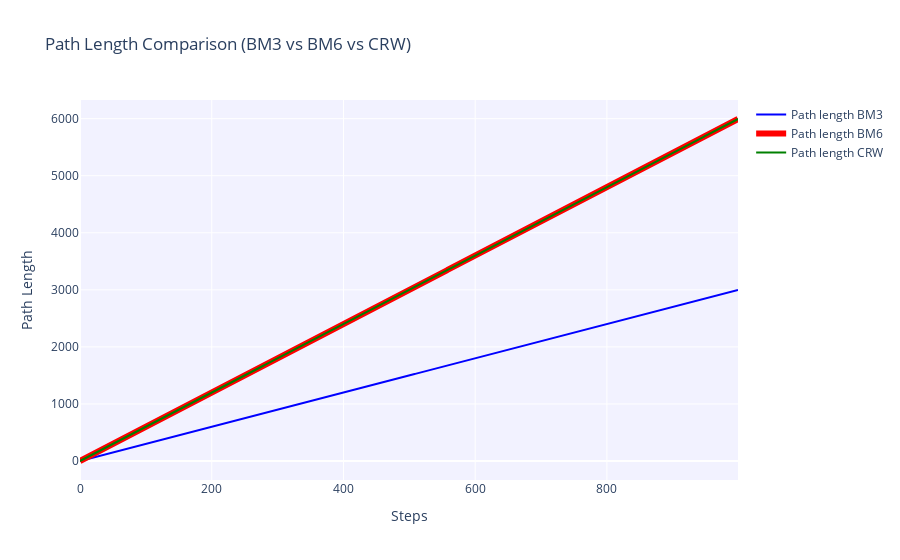

Notebook code cell kept with this figure:
### Markdown cell above
- *Create the Figure Using Plotly*

### Code cell
# Creación de la figura usando plotly
fig = go.Figure()

# Añadir trayectorias desde los archivos CSV (longitud acumulada)
fig.add_trace(go.Scatter(
    x=list(range(len(BM_path_length_3))),
    y=BM_path_length_3,
    mode='lines',
    name='Path length BM3',
    line=dict(color='blue')
))

fig.add_trace(go.Scatter(
    x=list(range(len(BM_path_length_6))),
    y=BM_path_length_6,
    mode='lines',
    name='Path length BM6',
    line=dict(color='red', width=6)
))

fig.add_trace(go.Scatter(
    x=list(range(len(CRW_path_length))),
    y=CRW_path_length,
    mode='lines',
    name='Path length CRW',
    line=dict(color='green')
))

# Configuración de la figura
fig.update_layout(
    title="Path Length Comparison (BM3 vs BM6 vs CRW)",
    xaxis_title="Steps",
    yaxis_title="Path Length",
    showlegend=True,
    plot_bgcolor='rgba(230, 230, 255, 0.5)'
)

# Mostrar la figura
fig.show()

### Figure 1 — Plotly figure (JSON) as saved in the notebook; plotly's stock layout.template omitted (floating-point values rounded to 4 significant figures; data arrays with more than 128 entries replaced by an {"elided": "..."} marker saying what was removed)
{"data": [{"line": {"color": "blue"}, "mode": "lines", "name": "Path length BM3", "type": "scatter", "x": {"elided": "1000 int values"}, "y": {"elided": "1000 float values"}}, {"line": {"color": "red", "width": 6}, "mode": "lines", "name": "Path length BM6", "type": "scatter", "x": {"elided": "1000 int values"}, "y": {"elided": "1000 float values"}}, {"line": {"color": "green"}, "mode": "lines", "name": "Path length CRW", "type": "scatter", "x": {"elided": "1000 int values"}, "y": {"elided": "1000 float values"}}], "layout": {"autosize": true, "plot_bgcolor": "rgba(230, 230, 255, 0.5)", "showlegend": true, "title": {"text": "Path Length Comparison (BM3 vs BM6 vs CRW)"}, "xaxis": {"autorange": true, "range": [0, 999], "title": {"text": "Steps"}, "type": "linear"}, "yaxis": {"autorange": true, "range": [-333, 6327], "title": {"text": "Path Length"}, "type": "linear"}}}
